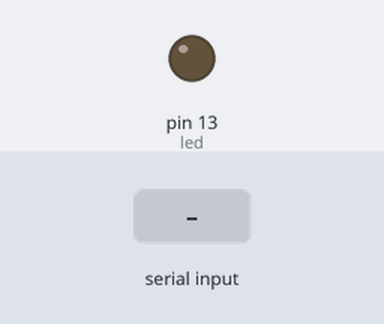
A sketch run on a simulated Arduino Uno, built with avr-gcc and run on an emulated ATmega328P. Shown: output pins drawn as LEDs (lit = HIGH). The test bench sets the inputs (shaded band).

Above: at 1.2 s.
1.3 s: "1" received over Serial
At 2.4 s:
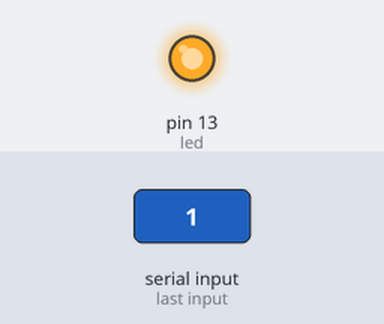
2.8 s: "0" received over Serial
At 3.6 s:
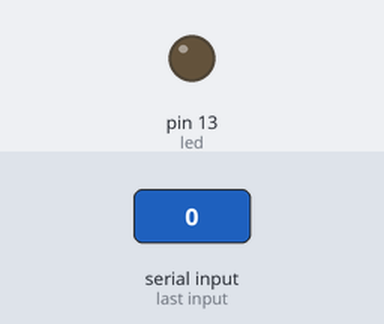
Timing chart, 0 to 5.8 s (numbered marks = the images above; inputs shaded):
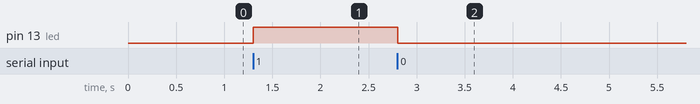

Measured:
- after the input at 1.3 s, pin 13 (led): LOW → HIGH at once
- after the input at 2.8 s, pin 13 (led): HIGH → LOW at once

The sketch:

arduino_hc05_led.ino
```cpp
uint8_t led = 13;

char data;

void setup()
{
    pinMode(led, OUTPUT);
    Serial.begin(9600);
}

void loop()
{

    if (Serial.available()>0)
    {
      data = Serial.read();
    }

    switch (data)
    {
    case '1':
        digitalWrite(led, HIGH);
        break;

    case '0':
        digitalWrite(led, LOW);
        break;

    default:
        break;
    }

    delay(10);
}
```
